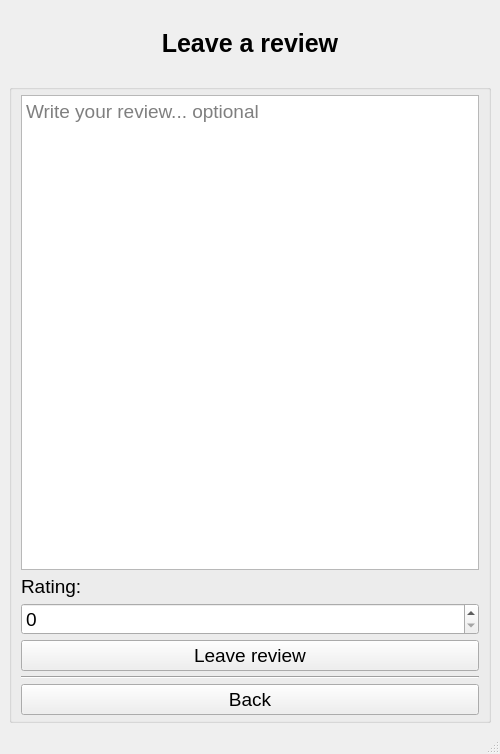
<?xml version="1.0" encoding="UTF-8"?>
<ui version="4.0">
 <class>MainWindow</class>
 <widget class="QMainWindow" name="MainWindow">
  <property name="geometry">
   <rect>
    <x>0</x>
    <y>0</y>
    <width>500</width>
    <height>754</height>
   </rect>
  </property>
  <property name="windowTitle">
   <string>MainWindow</string>
  </property>
  <widget class="QWidget" name="centralwidget">
   <property name="minimumSize">
    <size>
     <width>500</width>
     <height>700</height>
    </size>
   </property>
   <property name="maximumSize">
    <size>
     <width>16777215</width>
     <height>16777215</height>
    </size>
   </property>
   <layout class="QVBoxLayout" name="verticalLayout_2" stretch="0,0,0,0">
    <item>
     <spacer name="horizontalSpacer_2">
      <property name="orientation">
       <enum>Qt::Orientation::Horizontal</enum>
      </property>
      <property name="sizeHint" stdset="0">
       <size>
        <width>40</width>
        <height>20</height>
       </size>
      </property>
     </spacer>
    </item>
    <item>
     <widget class="QLabel" name="label">
      <property name="font">
       <font>
        <pointsize>19</pointsize>
        <bold>true</bold>
       </font>
      </property>
      <property name="text">
       <string>Leave a review</string>
      </property>
      <property name="textFormat">
       <enum>Qt::TextFormat::AutoText</enum>
      </property>
      <property name="scaledContents">
       <bool>false</bool>
      </property>
      <property name="alignment">
       <set>Qt::AlignmentFlag::AlignCenter</set>
      </property>
     </widget>
    </item>
    <item>
     <spacer name="horizontalSpacer">
      <property name="orientation">
       <enum>Qt::Orientation::Horizontal</enum>
      </property>
      <property name="sizeHint" stdset="0">
       <size>
        <width>40</width>
        <height>20</height>
       </size>
      </property>
     </spacer>
    </item>
    <item>
     <widget class="QGroupBox" name="groupBox">
      <property name="font">
       <font>
        <pointsize>14</pointsize>
       </font>
      </property>
      <property name="title">
       <string/>
      </property>
      <property name="alignment">
       <set>Qt::AlignmentFlag::AlignCenter</set>
      </property>
      <layout class="QVBoxLayout" name="verticalLayout" stretch="0,0,0,0,0,1">
       <property name="spacing">
        <number>5</number>
       </property>
       <property name="sizeConstraint">
        <enum>QLayout::SizeConstraint::SetDefaultConstraint</enum>
       </property>
       <property name="topMargin">
        <number>5</number>
       </property>
       <property name="bottomMargin">
        <number>5</number>
       </property>
       <item>
        <widget class="QTextEdit" name="output_table_info">
         <property name="html">
          <string>&lt;!DOCTYPE HTML PUBLIC &quot;-//W3C//DTD HTML 4.0//EN&quot; &quot;http://www.w3.org/TR/REC-html40/strict.dtd&quot;&gt;
&lt;html&gt;&lt;head&gt;&lt;meta name=&quot;qrichtext&quot; content=&quot;1&quot; /&gt;&lt;meta charset=&quot;utf-8&quot; /&gt;&lt;style type=&quot;text/css&quot;&gt;
p, li { white-space: pre-wrap; }
hr { height: 1px; border-width: 0; }
li.unchecked::marker { content: &quot;\2610&quot;; }
li.checked::marker { content: &quot;\2612&quot;; }
&lt;/style&gt;&lt;/head&gt;&lt;body style=&quot; font-family:'Segoe UI'; font-size:14pt; font-weight:400; font-style:normal;&quot;&gt;
&lt;p style=&quot;-qt-paragraph-type:empty; margin-top:12px; margin-bottom:12px; margin-left:0px; margin-right:0px; -qt-block-indent:0; text-indent:0px;&quot;&gt;&lt;br /&gt;&lt;/p&gt;&lt;/body&gt;&lt;/html&gt;</string>
         </property>
         <property name="placeholderText">
          <string>Write your review... optional</string>
         </property>
        </widget>
       </item>
       <item>
        <widget class="QLabel" name="label_2">
         <property name="text">
          <string>Rating:</string>
         </property>
        </widget>
       </item>
       <item>
        <widget class="QSpinBox" name="rating">
         <property name="maximum">
          <number>5</number>
         </property>
        </widget>
       </item>
       <item>
        <widget class="QPushButton" name="leave_review_button">
         <property name="text">
          <string>Leave review</string>
         </property>
        </widget>
       </item>
       <item>
        <widget class="Line" name="line">
         <property name="orientation">
          <enum>Qt::Orientation::Horizontal</enum>
         </property>
        </widget>
       </item>
       <item>
        <widget class="QPushButton" name="back_button">
         <property name="text">
          <string>Back</string>
         </property>
         <property name="autoExclusive">
          <bool>false</bool>
         </property>
        </widget>
       </item>
      </layout>
     </widget>
    </item>
   </layout>
  </widget>
  <widget class="QMenuBar" name="menubar">
   <property name="geometry">
    <rect>
     <x>0</x>
     <y>0</y>
     <width>500</width>
     <height>33</height>
    </rect>
   </property>
  </widget>
  <widget class="QStatusBar" name="statusbar"/>
 </widget>
 <resources/>
 <connections/>
</ui>
